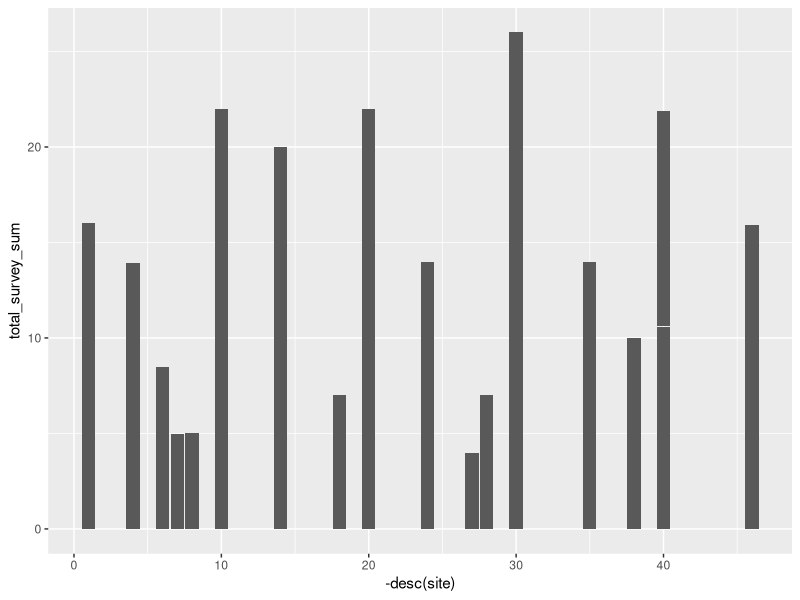

Generate this figure with R: (Note: this script raises an error after producing the figure.)
# Nest Quest Survey123 Survey Data # SD start Oct 28 2025


#load packages
library(tidyverse) #dplyr package
library(lubridate)

#load data
surveys <- read.csv('quest_survey123_data.csv', header = T, na.strings = c("","NA"))
sites <- read.csv('nest_survey_site_data.csv')
all_nests <- read.csv('nest_discovery.csv')

# a little cleaning
surveys_no_flower <- surveys %>% # removing rows with flower data for now. Just to focus on bees mainly
  select(., -c(Currently.blooming.plant..incl..trees.and.shrubs..and...of.area.covered.:Currently.blooming.plant..incl..trees.and.shrubs..and...of.area.covered..9))


surveys_no_flower <- surveys_no_flower %>% # changing names of giant column names
  rename(bloom_area = How.much.of.the.area.is.covered.in.currently.blooming.flowers.,
         bombus_obs = How.many.times.did.you.see.bumble.bees.during.your.survey.,
         AQI = What.is.air.quality.index..Visit.https...www.airnow.gov.,
         volunteer_hours = How.many.hours.did.you.spend.volunteering..including.preparation.and.driving.time..Enter.as.a.decimal.number.to.the.closest.15.minutes..i.e..1.75.for.one.hour.and.45.minutes)

table(surveys_no_flower$site) # check sites
surveys_no_flower <- surveys_no_flower %>% # removing invalid rows based on site
  filter(., site != c("Crow hassan", "Hyand queen search", "Queen searching Hyland")) # for some reason this needs to run twice to work?

# replacing site values so all match
surveys_no_flower$site[surveys_no_flower$site == "Hp1"] <- 'hp1' 
surveys_no_flower$site[surveys_no_flower$site == 'LH_eq2'] <- 'lh_eq2'
surveys_no_flower$site[surveys_no_flower$site == 'HP_sled'] <- 'hp_sled'
table(surveys_no_flower$site) #check
  
table(surveys_no_flower$bombus_obs) # first look at bumble bee observation data

# How many surveys for each site/plot?

site_summary <- surveys_no_flower %>% 
  group_by(site, Volunteer_or_staff, year) %>% 
  summarize(total_survey_sum = sum(survey_count, na.rm = TRUE),
            total_unique_observers = n_distinct(Primary.observer, na.rm = TRUE)) # NOTE TO SAMI, OBSERVER COLUMN NEEDS CLEANED

# How many nests at each site/plot?
all_nests <- all_nests %>% 
  filter(., site != c(""))

nests <- all_nests %>% 
  group_by(site) %>% 
  count(., .drop = FALSE) %>% 
  rename(total_nests = n) 

 total_nests <- sum(nests$total_nests)

site_summary2 <- full_join(nests, site_summary)

site_summary %>% 
  ggplot(aes(y = total_survey_sum, x = -desc(site))) + # defining x and y values. 'fill' is how to get the groupings based on a column. 
  geom_bar(stat = "identity") 
  theme(axis.text.x = element_text(angle = 50, vjust = 0.5), #rotate x-axis text
        panel.grid.major = element_blank()) + 
  facet_wrap(vars(year), ncol = 2, scale = "free") + # separate data by year
  ylim(0,5)+ # set scale manually
  labs(x = "nest_ID", y = "mean bare ground cover") + #labels
  scale_fill_manual(values = c("purple", "pink", "blue")) # changing color


                    
